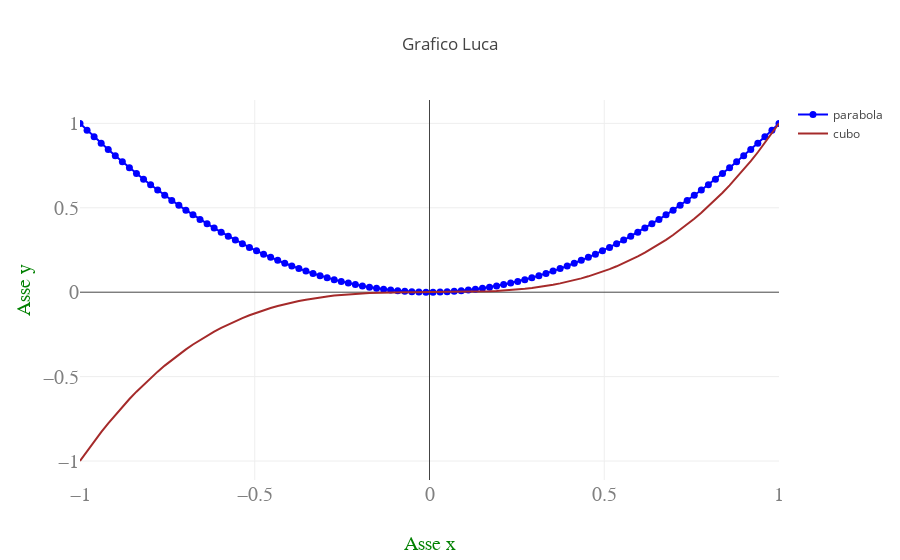

Here is the notebook cell this chart was saved with:
### Markdown cell above
### 4.1
Copiate lo script sopra e cambiate a vostro piacimento i campi degli oggetti ``tracciaParabola`` (di classe ``Scatter``) e ``layout`` (di classe ``Layout``) per modificare l'aspetto del grafico a vostro piacimento (esempio, cambiate il titolo del grafico, cambiate i colori, cambite i range degli assi, modificate i font degli assi, etc.). Provate anche ad aggiungere nello stesso grafico il plot della funzione $y=x^3$.  

Notate che gli oggetti delle classi ``Scatter`` e ``Layout`` hanno tantissimi attributi, che vi permettono di modificare l'aspetto del grafico in tantissimi modi. Una lista completa degli attributi delle classi in Plotly potete trovarla [qui](https://plot.ly/python/reference/). Oppure, guardate (e capite!!) gli [esempi](https://plot.ly/python/)

### Code cell
# Aggiungo alcuni attributi alla traccia all'oggetto della classe Scatter
traceParabola = go.Scatter(x = xValue,
                    y = yValue,
                    name = 'parabola',      # Do' un nome alla curva che plotto
                    mode = 'markers+lines', # non plotto solo una linea, ma anche i 100 punti che formano la mia curva
                    marker = {'color': 'blue', 'size': 7, 'symbol': 'circle'} # definisco aspetto dei punti (colore, dimensione, tipo)
                   )


#   Aggiungo attributi all'oggeto che definisce il layout della figura (nome degli assi, range degli assi, etc.)     
layout = go.Layout(title = 'Grafico Luca', 
                  showlegend = True,           # Stampa la legenda
                  xaxis = {'title': 'Asse x',  # Modificando il campo xaxix definisco aspetto dell'asse x 
                          'showgrid': True,
                          'titlefont': dict(
                                family= 'Comic Sans MS',
                                size =  20,
                                color =  'green'),
                           'range': [-1, 1],
                           'tickfont': dict(
                                       family='Arial',
                                       size=20,
                                       color='grey')},
                  yaxis = {'title': 'Asse y',
                           'titlefont': dict(
                                    family='Comic Sans MS',
                                    size=20,
                                    color= 'green'),
                           'tickfont': dict(
                                        family='Arial',
                                        size=20,
                                        color='grey'
                                        )},
                          
                  )
yCubo=xValue**3
traceCubo=go.Scatter(x = xValue, y = yCubo, name = 'cubo', line = {'color': 'brown'})

# Genero un oggetto della classe Figure (che contiene tutti i parametri necessari per generare la figura: tracce e layout)
figure = go.Figure(data = [traceParabola,traceCubo], layout = layout)

# Plotto la figura (lavoro offline e visualizzo il grafico su notebook)
plotly.offline.iplot(figure)

# Plotto la figura (lavoro offline e visualizzo il grafico su una nuova finestra del browser)
#plotly.offline.plot(figure, filename = "Mia Figura ")

### Figure 1 — Plotly figure (JSON) as saved in the notebook; plotly's stock layout.template omitted (floating-point values rounded to 4 significant figures)
{"data": [{"marker": {"color": "blue", "size": 7, "symbol": "circle"}, "mode": "markers+lines", "name": "parabola", "type": "scatter", "uid": "61da88f4-c3fb-11e8-94b7-708bcd0f5394", "x": [-1, -0.9798, -0.9596, -0.9394, -0.9192, -0.899, -0.8788, -0.8586, -0.8384, -0.8182, -0.798, -0.7778, -0.7576, -0.7374, -0.7172, -0.697, -0.6768, -0.6566, -0.6364, -0.6162, -0.596, -0.5758, -0.5556, -0.5354, -0.5152, -0.4949, -0.4747, -0.4545, -0.4343, -0.4141, -0.3939, -0.3737, -0.3535, -0.3333, -0.3131, -0.2929, -0.2727, -0.2525, -0.2323, -0.2121, -0.1919, -0.1717, -0.1515, -0.1313, -0.1111, -0.09091, -0.07071, -0.05051, -0.0303, -0.0101, 0.0101, 0.0303, 0.05051, 0.07071, 0.09091, 0.1111, 0.1313, 0.1515, 0.1717, 0.1919, 0.2121, 0.2323, 0.2525, 0.2727, 0.2929, 0.3131, 0.3333, 0.3535, 0.3737, 0.3939, 0.4141, 0.4343, 0.4545, 0.4747, 0.4949, 0.5152, 0.5354, 0.5556, 0.5758, 0.596, 0.6162, 0.6364, 0.6566, 0.6768, 0.697, 0.7172, 0.7374, 0.7576, 0.7778, 0.798, 0.8182, 0.8384, 0.8586, 0.8788, 0.899, 0.9192, 0.9394, 0.9596, 0.9798, 1], "y": [1, 0.96, 0.9208, 0.8825, 0.8449, 0.8082, 0.7723, 0.7372, 0.7029, 0.6694, 0.6368, 0.6049, 0.5739, 0.5437, 0.5143, 0.4858, 0.458, 0.4311, 0.405, 0.3797, 0.3552, 0.3315, 0.3086, 0.2866, 0.2654, 0.245, 0.2254, 0.2066, 0.1887, 0.1715, 0.1552, 0.1397, 0.125, 0.1111, 0.09805, 0.08581, 0.07438, 0.06377, 0.05397, 0.045, 0.03683, 0.02949, 0.02296, 0.01724, 0.01235, 0.008264, 0.004999, 0.002551, 0.0009183, 0.000102, 0.000102, 0.0009183, 0.002551, 0.004999, 0.008264, 0.01235, 0.01724, 0.02296, 0.02949, 0.03683, 0.045, 0.05397, 0.06377, 0.07438, 0.08581, 0.09805, 0.1111, 0.125, 0.1397, 0.1552, 0.1715, 0.1887, 0.2066, 0.2254, 0.245, 0.2654, 0.2866, 0.3086, 0.3315, 0.3552, 0.3797, 0.405, 0.4311, 0.458, 0.4858, 0.5143, 0.5437, 0.5739, 0.6049, 0.6368, 0.6694, 0.7029, 0.7372, 0.7723, 0.8082, 0.8449, 0.8825, 0.9208, 0.96, 1]}, {"line": {"color": "brown"}, "name": "cubo", "type": "scatter", "uid": "61da88f5-c3fb-11e8-82d5-708bcd0f5394", "x": [-1, -0.9798, -0.9596, -0.9394, -0.9192, -0.899, -0.8788, -0.8586, -0.8384, -0.8182, -0.798, -0.7778, -0.7576, -0.7374, -0.7172, -0.697, -0.6768, -0.6566, -0.6364, -0.6162, -0.596, -0.5758, -0.5556, -0.5354, -0.5152, -0.4949, -0.4747, -0.4545, -0.4343, -0.4141, -0.3939, -0.3737, -0.3535, -0.3333, -0.3131, -0.2929, -0.2727, -0.2525, -0.2323, -0.2121, -0.1919, -0.1717, -0.1515, -0.1313, -0.1111, -0.09091, -0.07071, -0.05051, -0.0303, -0.0101, 0.0101, 0.0303, 0.05051, 0.07071, 0.09091, 0.1111, 0.1313, 0.1515, 0.1717, 0.1919, 0.2121, 0.2323, 0.2525, 0.2727, 0.2929, 0.3131, 0.3333, 0.3535, 0.3737, 0.3939, 0.4141, 0.4343, 0.4545, 0.4747, 0.4949, 0.5152, 0.5354, 0.5556, 0.5758, 0.596, 0.6162, 0.6364, 0.6566, 0.6768, 0.697, 0.7172, 0.7374, 0.7576, 0.7778, 0.798, 0.8182, 0.8384, 0.8586, 0.8788, 0.899, 0.9192, 0.9394, 0.9596, 0.9798, 1], "y": [-1, -0.9406, -0.8836, -0.829, -0.7766, -0.7265, -0.6787, -0.6329, -0.5893, -0.5477, -0.5081, -0.4705, -0.4348, -0.4009, -0.3689, -0.3386, -0.31, -0.283, -0.2577, -0.2339, -0.2117, -0.1909, -0.1715, -0.1534, -0.1367, -0.1213, -0.107, -0.09391, -0.08194, -0.07103, -0.06113, -0.0522, -0.04419, -0.03704, -0.0307, -0.02514, -0.02029, -0.0161, -0.01254, -0.009544, -0.007069, -0.005063, -0.003478, -0.002264, -0.001372, -0.0007513, -0.0003535, -0.0001288, -2.783e-05, -1.031e-06, 1.031e-06, 2.783e-05, 0.0001288, 0.0003535, 0.0007513, 0.001372, 0.002264, 0.003478, 0.005063, 0.007069, 0.009544, 0.01254, 0.0161, 0.02029, 0.02514, 0.0307, 0.03704, 0.04419, 0.0522, 0.06113, 0.07103, 0.08194, 0.09391, 0.107, 0.1213, 0.1367, 0.1534, 0.1715, 0.1909, 0.2117, 0.2339, 0.2577, 0.283, 0.31, 0.3386, 0.3689, 0.4009, 0.4348, 0.4705, 0.5081, 0.5477, 0.5893, 0.6329, 0.6787, 0.7265, 0.7766, 0.829, 0.8836, 0.9406, 1]}], "layout": {"showlegend": true, "title": "Grafico Luca", "xaxis": {"range": [-1, 1], "showgrid": true, "tickfont": {"color": "grey", "family": "Arial", "size": 20}, "title": "Asse x", "titlefont": {"color": "green", "family": "Comic Sans MS", "size": 20}}, "yaxis": {"tickfont": {"color": "grey", "family": "Arial", "size": 20}, "title": "Asse y", "titlefont": {"color": "green", "family": "Comic Sans MS", "size": 20}}}}
